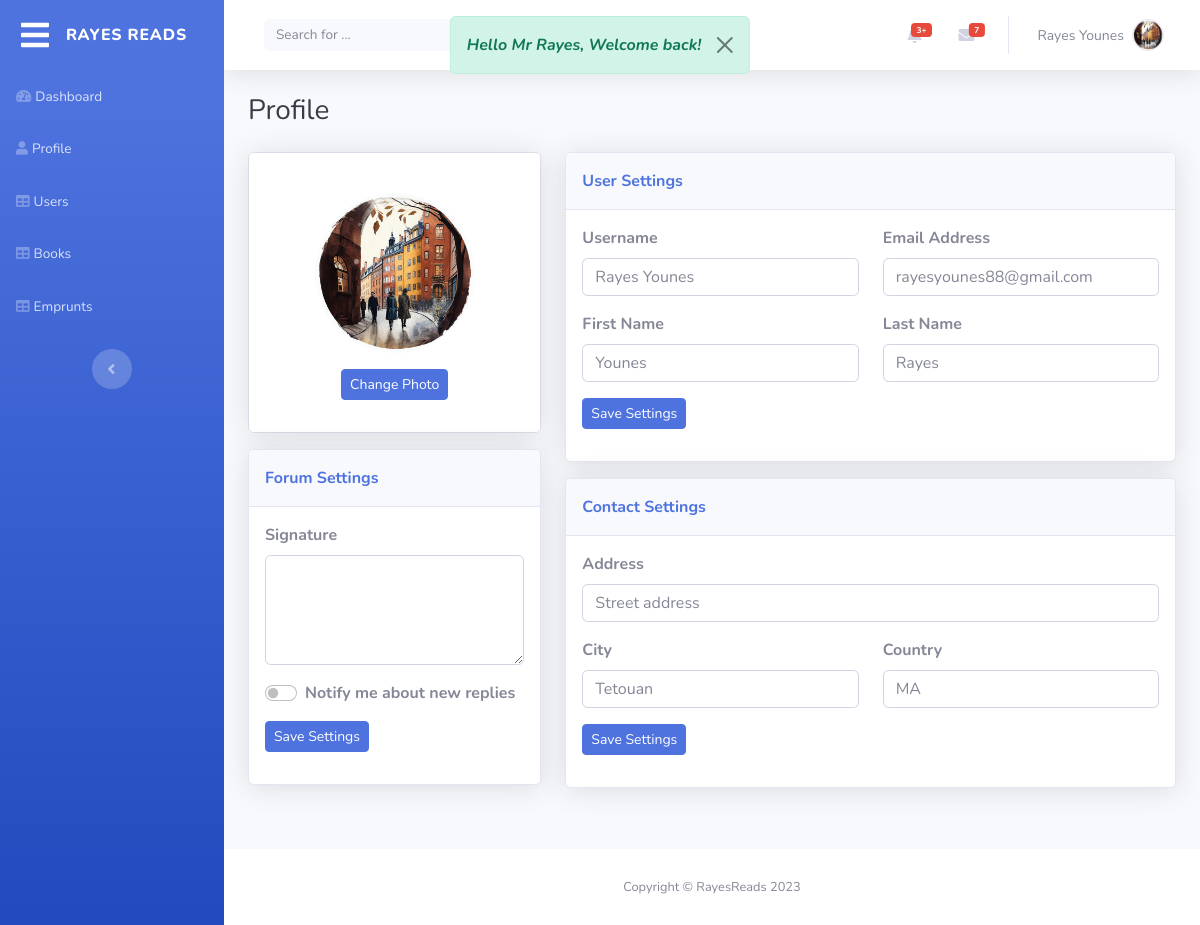
The app's page /profile.php (signed in) with its own data.
### tables this page shows
CREATE TABLE `users` (
  `ID_User` int(11) NOT NULL,
  `Cin` varchar(255) NOT NULL,
  `First_Name` varchar(255) NOT NULL,
  `Last_Name` varchar(255) NOT NULL,
  `Email` varchar(255) NOT NULL,
  `Phone_Number` varchar(255) NOT NULL,
  `Pass_key` varchar(255) NOT NULL,
  `Is_Admin` tinyint(1) NOT NULL,
  `Avatar` varchar(255) NOT NULL
);

### profile.php (the view, shortened to what this page needs)
<?php
if (isset($_SESSION["user_id"])) {
    $mysqli = require "db.php";
    $sql = "SELECT * FROM users WHERE ID_User = {$_SESSION["user_id"]}";
    $result = $mysqli->query($sql);
    $user = $result->fetch_assoc();
} else {
    header("location:login.php");
}
?>
<?php if (isset($user)): ?>
    <head>
        <link rel="stylesheet" href="assets/bootstrap/css/bootstrap.min.css">
        <link rel="stylesheet" href="assets/fonts/fontawesome-all.min.css">
        <link rel="stylesheet" href="assets/css/Nunito.css">
        <link rel="stylesheet" href="assets/css/style.css">
    </head>
    <body id="page-top">
        <div id="wrapper">
            <?php include("sidebar.php"); ?>
            <div class="d-flex flex-column" id="content-wrapper">
                <div id="content">
                    <?php include("navbar.php"); ?>
                    <div class="container-fluid">
                        <h3 class="text-dark mb-4">Profile</h3>
                        <div class="row mb-3">
                            <div class="col-lg-4 col-xxl-4 offset-xxl-0">
                                <div class="card mb-3">
                                    <div class="card-body text-center shadow"><img title="#"
                                            class="rounded-circle mb-3 mt-4" src="assets\img\avatars\stockholm.jpg"
                                            width="160" height="160">
                                        <div class="mb-3"><button class="btn btn-primary btn-sm" type="button">Change
                                                Photo</button></div>
                                    </div>
                                </div>
                                <div class="card shadow mb-5">
                                    <div class="card-header py-3">
                                        <p class="text-primary m-0 fw-bold">Forum Settings</p>
                                    </div>
                                    <div class="card-body">
                                        <div class="row">
                                            <div class="col-md-12">
                                                <form>
                                                    <div class="mb-3"><label class="form-label"
                                                            for="signature"><strong>Signature</strong><br></label><textarea
                                                            class="form-control" id="signature" rows="4"
                                                            name="signature"></textarea></div>
                                                    <div class="mb-3">
                                                        <div class="form-check form-switch"><input class="form-check-input"
                                                                type="checkbox" id="formCheck-1"><label
                                                                class="form-check-label" for="formCheck-1"><strong>Notify me
                                                                    about new replies</strong></label></div>
                                                    </div>
                                                    <div class="mb-3"><button class="btn btn-primary btn-sm"
                                                            type="submit">Save Settings</button></div>
                                                </form>
                                            </div>
                                        </div>
                                    </div>
                                </div>
                            </div>
                            <div class="col-lg-8">
                                <div class="row">
                                    <div class="col">
                                        <div class="card shadow mb-3">
                                            <div class="card-header py-3">
                                                <p class="text-primary m-0 fw-bold">User Settings</p>
                                            </div>
                                            <div class="card-body">
                                                <form>
                                                    <div class="row">
                                                        <div class="col">
                                                            <div class="mb-3"><label class="form-label"
                                                                    for="username"><strong>Username</strong></label><input
                                                                    class="form-control" type="text" id="username"
                                                                    placeholder="<?php echo htmlspecialchars($user["Last_Name"] . " " . $user["First_Name"]); ?>"
                                                                    name="username"></div>
                                                        </div>
                                                        <div class="col">
                                                            <div class="mb-3"><label class="form-label"
                                                                    for="email"><strong>Email Address</strong></label><input
                                                                    class="form-control" type="email" id="email"
                                                                    placeholder="<?php echo htmlspecialchars($user["Email"]); ?>"
                                                                    name="email"></div>
                                                        </div>
                                                    </div>
                                                    <div class="row">
                                                        <div class="col">
                                                            <div class="mb-3"><label class="form-label"
                                                                    for="first_name"><strong>First
                                                                        Name</strong></label><input class="form-control"
                                                                    type="text" id="first_name"
                                                                    placeholder="<?php echo htmlspecialchars($user["First_Name"]); ?>"
                                                                    name="first_name"></div>
                                                        </div>
                                                        <div class="col">
                                                            <div class="mb-3"><label class="form-label"
                                                                    for="last_name"><strong>Last Name</strong></label><input
                                                                    class="form-control" type="text" id="last_name"
                                                                    placeholder="<?php echo htmlspecialchars($user["Last_Name"]); ?>"
                                                                    name="last_name"></div>
                                                        </div>
                                                    </div>
                                                    <div class="mb-3"><button class="btn btn-primary btn-sm"
                                                            type="submit">Save Settings</button></div>
                                                </form>
                                            </div>
                                        </div>
                                        <div class="card shadow">
                                            <div class="card-header py-3">
                                                <p class="text-primary m-0 fw-bold">Contact Settings</p>
                                            </div>
                                            <div class="card-body">
                                                <form>
                                                    <div class="mb-3"><label class="form-label"
                                                            for="address"><strong>Address</strong></label><input
                                                            class="form-control" type="text" id="address"
                                                            placeholder="Street address" name="address"></div>
                                                    <div class="row">
                                                        <div class="col">
                                                            <div class="mb-3"><label class="form-label"
                                                                    for="city"><strong>City</strong></label><input
                                                                    class="form-control" type="text" id="city"
                                                                    placeholder="Tetouan" name="city"></div>
                                                        </div>
                                                        <div class="col">
                                                            <div class="mb-3"><label class="form-label"
                                                                    for="country"><strong>Country</strong></label><input
                                                                    class="form-control" type="text" id="country"
                                                                    placeholder="MA" name="country"></div>
                                                        </div>
                                                    </div>
                                                    <div class="mb-3"><button class="btn btn-primary btn-sm"
                                                            type="submit">Save&nbsp;Settings</button></div>
                                                </form>
                                            </div>
                                        </div>
                                    </div>
                                </div>
                            </div>
                        </div>
                    </div>
                </div>
                <?php include("footer.php"); ?>
            </div><a class="text-center border rounded scroll-to-top" href="#page-top"><i class="fas fa-angle-up"></i></a>
        </div>
    </body>
<?php endif; ?>

### navbar.php (shortened to what this page needs)
<?php
if (isset($user) && !isset($_SESSION['welcome_message'])) {
    ?>
    <div class="alert alert-success alert-dismissible custom-alert top-0 fade show position-fixed mt-3 start-50 translate-middle-x"
        role="alert">
        <em><strong>Hello Mr
                <?php echo htmlspecialchars($user["Last_Name"]); ?>, Welcome back!
            </strong></em>
        <button type="button" class="btn-close" data-bs-dismiss="alert" aria-label="Close"></button>
    </div>
    <?php
}
?>
<?php if (isset($user)): ?>
    <nav class="navbar navbar-light navbar-expand bg-white shadow mb-4 topbar static-top">
        <div class="container-fluid">
            <form class="d-none d-sm-inline-block me-auto ms-md-3 my-2 my-md-0 mw-100 navbar-search">
                <div class="input-group"><input class="bg-light form-control border-0 small" type="text"
                        placeholder="Search for ..."><button title="#" class="btn btn-primary py-0" type="button"></button></div>
            </form>
            <ul class="navbar-nav flex-nowrap ms-auto">
                <li class="nav-item dropdown no-arrow mx-1">
                    <div class="nav-item dropdown no-arrow"><a class="dropdown-toggle nav-link" aria-expanded="false"
                            data-bs-toggle="dropdown" href="#"><span class="badge bg-danger badge-counter">3+</span></a>
                    </div>
                </li>
                <li class="nav-item dropdown no-arrow mx-1">
                    <div class="nav-item dropdown no-arrow"><a class="dropdown-toggle nav-link" aria-expanded="false"
                            data-bs-toggle="dropdown" href="#"><span class="badge bg-danger badge-counter">7</span><i
                                class="fas fa-envelope fa-fw"></i></a>
                    </div>
                </li>
                <li class="nav-item dropdown no-arrow">
                    <div class="nav-item dropdown no-arrow"><a class="dropdown-toggle nav-link" aria-expanded="false"
                            data-bs-toggle="dropdown" href="#"><span
                                class="d-none d-lg-inline me-2 text-gray-600 small"><?php echo htmlspecialchars($user["Last_Name"] . " " . $user["First_Name"]); ?></span><img title="#"
                                class="border rounded-circle img-profile" src="assets/img/avatars/stockholm.jpg"></a>
                    </div>
                </li>
            </ul>
        </div>
    </nav>
<?php endif; ?>

### assets/css/style.css (style rules this page uses)
.custom-alert { z-index: 9999; }

### records on screen
users: Last_Name "Rayes", Last_Name+First_Name "Rayes Younes", username "Rayes Younes", email "rayesyounes88@gmail.com", first_name "Younes", last_name "Rayes"
